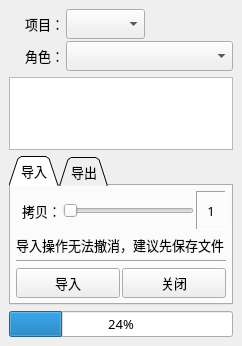
<?xml version="1.0" encoding="UTF-8"?>
<ui version="4.0">
 <class>motionLibOption</class>
 <widget class="QMainWindow" name="motionLibOption">
  <property name="geometry">
   <rect>
    <x>0</x>
    <y>0</y>
    <width>242</width>
    <height>346</height>
   </rect>
  </property>
  <property name="font">
   <font>
    <family>微软雅黑</family>
    <pointsize>10</pointsize>
   </font>
  </property>
  <property name="windowTitle">
   <string>动作库</string>
  </property>
  <widget class="QWidget" name="centralwidget">
   <layout class="QVBoxLayout" name="verticalLayout_2" stretch="0,1,0,0">
    <item>
     <layout class="QFormLayout" name="formLayout_2">
      <property name="horizontalSpacing">
       <number>2</number>
      </property>
      <property name="verticalSpacing">
       <number>2</number>
      </property>
      <item row="0" column="0">
       <widget class="QLabel" name="Label">
        <property name="minimumSize">
         <size>
          <width>55</width>
          <height>30</height>
         </size>
        </property>
        <property name="font">
         <font>
          <family>微软雅黑</family>
          <pointsize>10</pointsize>
         </font>
        </property>
        <property name="text">
         <string>项目：</string>
        </property>
        <property name="alignment">
         <set>Qt::AlignRight|Qt::AlignTrailing|Qt::AlignVCenter</set>
        </property>
       </widget>
      </item>
      <item row="0" column="1">
       <widget class="QComboBox" name="motionLibCBProject">
        <property name="sizePolicy">
         <sizepolicy hsizetype="Fixed" vsizetype="Fixed">
          <horstretch>0</horstretch>
          <verstretch>0</verstretch>
         </sizepolicy>
        </property>
        <property name="minimumSize">
         <size>
          <width>0</width>
          <height>30</height>
         </size>
        </property>
       </widget>
      </item>
      <item row="1" column="0">
       <widget class="QLabel" name="Label_2">
        <property name="minimumSize">
         <size>
          <width>55</width>
          <height>30</height>
         </size>
        </property>
        <property name="font">
         <font>
          <family>微软雅黑</family>
          <pointsize>10</pointsize>
         </font>
        </property>
        <property name="text">
         <string>角色：</string>
        </property>
        <property name="alignment">
         <set>Qt::AlignRight|Qt::AlignTrailing|Qt::AlignVCenter</set>
        </property>
       </widget>
      </item>
      <item row="1" column="1">
       <widget class="QComboBox" name="motionLibCBCharactor">
        <property name="sizePolicy">
         <sizepolicy hsizetype="Expanding" vsizetype="Fixed">
          <horstretch>0</horstretch>
          <verstretch>0</verstretch>
         </sizepolicy>
        </property>
        <property name="minimumSize">
         <size>
          <width>0</width>
          <height>30</height>
         </size>
        </property>
       </widget>
      </item>
     </layout>
    </item>
    <item>
     <widget class="QListWidget" name="motionLibLVImport">
      <property name="font">
       <font>
        <family>微软雅黑</family>
        <pointsize>10</pointsize>
       </font>
      </property>
      <property name="frameShape">
       <enum>QFrame::StyledPanel</enum>
      </property>
      <property name="autoScrollMargin">
       <number>17</number>
      </property>
     </widget>
    </item>
    <item>
     <widget class="QTabWidget" name="motionLibTab">
      <property name="font">
       <font>
        <family>微软雅黑</family>
        <pointsize>10</pointsize>
       </font>
      </property>
      <property name="tabPosition">
       <enum>QTabWidget::North</enum>
      </property>
      <property name="tabShape">
       <enum>QTabWidget::Triangular</enum>
      </property>
      <property name="currentIndex">
       <number>0</number>
      </property>
      <widget class="QWidget" name="tab">
       <attribute name="title">
        <string>导入</string>
       </attribute>
       <layout class="QVBoxLayout" name="verticalLayout" stretch="1,0,0,0">
        <property name="spacing">
         <number>5</number>
        </property>
        <property name="margin">
         <number>5</number>
        </property>
        <item>
         <layout class="QFormLayout" name="formLayout">
          <property name="horizontalSpacing">
           <number>2</number>
          </property>
          <property name="verticalSpacing">
           <number>2</number>
          </property>
          <item row="0" column="0">
           <widget class="QLabel" name="label">
            <property name="minimumSize">
             <size>
              <width>45</width>
              <height>30</height>
             </size>
            </property>
            <property name="font">
             <font>
              <family>微软雅黑</family>
              <pointsize>10</pointsize>
             </font>
            </property>
            <property name="text">
             <string>拷贝：</string>
            </property>
            <property name="alignment">
             <set>Qt::AlignRight|Qt::AlignTrailing|Qt::AlignVCenter</set>
            </property>
           </widget>
          </item>
          <item row="0" column="1">
           <layout class="QHBoxLayout" name="horizontalLayout_3">
            <item>
             <widget class="QSlider" name="motionLibHSCopies">
              <property name="sizePolicy">
               <sizepolicy hsizetype="Expanding" vsizetype="Expanding">
                <horstretch>0</horstretch>
                <verstretch>0</verstretch>
               </sizepolicy>
              </property>
              <property name="minimumSize">
               <size>
                <width>0</width>
                <height>30</height>
               </size>
              </property>
              <property name="minimum">
               <number>1</number>
              </property>
              <property name="maximum">
               <number>10</number>
              </property>
              <property name="orientation">
               <enum>Qt::Horizontal</enum>
              </property>
             </widget>
            </item>
            <item>
             <widget class="QLabel" name="label_2">
              <property name="minimumSize">
               <size>
                <width>30</width>
                <height>0</height>
               </size>
              </property>
              <property name="font">
               <font>
                <family>微软雅黑</family>
                <pointsize>10</pointsize>
               </font>
              </property>
              <property name="frameShape">
               <enum>QFrame::Panel</enum>
              </property>
              <property name="frameShadow">
               <enum>QFrame::Sunken</enum>
              </property>
              <property name="text">
               <string>1</string>
              </property>
              <property name="alignment">
               <set>Qt::AlignCenter</set>
              </property>
             </widget>
            </item>
           </layout>
          </item>
         </layout>
        </item>
        <item>
         <widget class="QLabel" name="motionLibLWarning">
          <property name="font">
           <font>
            <family>微软雅黑</family>
            <pointsize>10</pointsize>
           </font>
          </property>
          <property name="text">
           <string>导入操作无法撤消，建议先保存文件</string>
          </property>
         </widget>
        </item>
        <item>
         <widget class="Line" name="line">
          <property name="orientation">
           <enum>Qt::Horizontal</enum>
          </property>
         </widget>
        </item>
        <item>
         <layout class="QHBoxLayout" name="horizontalLayout">
          <property name="spacing">
           <number>2</number>
          </property>
          <item>
           <widget class="QPushButton" name="motionLibBtnImport">
            <property name="minimumSize">
             <size>
              <width>0</width>
              <height>30</height>
             </size>
            </property>
            <property name="font">
             <font>
              <family>微软雅黑</family>
              <pointsize>10</pointsize>
             </font>
            </property>
            <property name="text">
             <string>导入</string>
            </property>
            <property name="+command" stdset="0">
             <string>lambda *args: barbarian.anim.motionLib.AnimRepository.animImport()</string>
            </property>
           </widget>
          </item>
          <item>
           <widget class="QPushButton" name="pushButton">
            <property name="minimumSize">
             <size>
              <width>0</width>
              <height>30</height>
             </size>
            </property>
            <property name="font">
             <font>
              <family>微软雅黑</family>
              <pointsize>10</pointsize>
             </font>
            </property>
            <property name="text">
             <string>关闭</string>
            </property>
           </widget>
          </item>
         </layout>
        </item>
       </layout>
      </widget>
      <widget class="QWidget" name="tab_2">
       <attribute name="title">
        <string>导出</string>
       </attribute>
       <layout class="QVBoxLayout" name="verticalLayout_3">
        <property name="spacing">
         <number>5</number>
        </property>
        <property name="margin">
         <number>5</number>
        </property>
        <item>
         <layout class="QFormLayout" name="formLayout_3">
          <property name="horizontalSpacing">
           <number>2</number>
          </property>
          <property name="verticalSpacing">
           <number>2</number>
          </property>
          <item row="0" column="0">
           <widget class="QLabel" name="label_3">
            <property name="minimumSize">
             <size>
              <width>75</width>
              <height>30</height>
             </size>
            </property>
            <property name="font">
             <font>
              <family>微软雅黑</family>
              <pointsize>10</pointsize>
             </font>
            </property>
            <property name="text">
             <string>帧范围：</string>
            </property>
            <property name="alignment">
             <set>Qt::AlignRight|Qt::AlignTrailing|Qt::AlignVCenter</set>
            </property>
           </widget>
          </item>
          <item row="1" column="0">
           <widget class="QLabel" name="label_5">
            <property name="minimumSize">
             <size>
              <width>75</width>
              <height>30</height>
             </size>
            </property>
            <property name="font">
             <font>
              <family>微软雅黑</family>
              <pointsize>10</pointsize>
             </font>
            </property>
            <property name="text">
             <string>文件名：</string>
            </property>
            <property name="alignment">
             <set>Qt::AlignRight|Qt::AlignTrailing|Qt::AlignVCenter</set>
            </property>
           </widget>
          </item>
          <item row="1" column="1">
           <widget class="QLineEdit" name="motionLibLEExportFile">
            <property name="minimumSize">
             <size>
              <width>0</width>
              <height>30</height>
             </size>
            </property>
            <property name="font">
             <font>
              <family>微软雅黑</family>
              <pointsize>10</pointsize>
             </font>
            </property>
           </widget>
          </item>
          <item row="0" column="1">
           <widget class="QFrame" name="frame">
            <property name="minimumSize">
             <size>
              <width>90</width>
              <height>30</height>
             </size>
            </property>
            <property name="maximumSize">
             <size>
              <width>90</width>
              <height>16777215</height>
             </size>
            </property>
            <property name="frameShape">
             <enum>QFrame::Panel</enum>
            </property>
            <property name="frameShadow">
             <enum>QFrame::Sunken</enum>
            </property>
            <property name="lineWidth">
             <number>1</number>
            </property>
            <layout class="QHBoxLayout" name="horizontalLayout_5">
             <property name="spacing">
              <number>2</number>
             </property>
             <property name="margin">
              <number>0</number>
             </property>
             <item>
              <widget class="QLineEdit" name="motionLibLEExportStart">
               <property name="minimumSize">
                <size>
                 <width>0</width>
                 <height>28</height>
                </size>
               </property>
               <property name="font">
                <font>
                 <family>微软雅黑</family>
                 <pointsize>10</pointsize>
                </font>
               </property>
               <property name="maxLength">
                <number>4</number>
               </property>
               <property name="alignment">
                <set>Qt::AlignCenter</set>
               </property>
              </widget>
             </item>
             <item>
              <widget class="QLineEdit" name="motionLibLEExportEnd">
               <property name="minimumSize">
                <size>
                 <width>0</width>
                 <height>28</height>
                </size>
               </property>
               <property name="font">
                <font>
                 <family>微软雅黑</family>
                 <pointsize>10</pointsize>
                </font>
               </property>
               <property name="maxLength">
                <number>4</number>
               </property>
               <property name="alignment">
                <set>Qt::AlignCenter</set>
               </property>
              </widget>
             </item>
            </layout>
           </widget>
          </item>
         </layout>
        </item>
        <item>
         <widget class="Line" name="line_2">
          <property name="orientation">
           <enum>Qt::Horizontal</enum>
          </property>
         </widget>
        </item>
        <item>
         <layout class="QHBoxLayout" name="horizontalLayout_2">
          <property name="spacing">
           <number>2</number>
          </property>
          <item>
           <widget class="QPushButton" name="pushButton_3">
            <property name="minimumSize">
             <size>
              <width>0</width>
              <height>30</height>
             </size>
            </property>
            <property name="font">
             <font>
              <family>微软雅黑</family>
              <pointsize>10</pointsize>
             </font>
            </property>
            <property name="text">
             <string>导出</string>
            </property>
            <property name="+command" stdset="0">
             <string>lambda *args: barbarian.anim.motionLib.AnimRepository.animExport()</string>
            </property>
           </widget>
          </item>
          <item>
           <widget class="QPushButton" name="pushButton_2">
            <property name="minimumSize">
             <size>
              <width>0</width>
              <height>30</height>
             </size>
            </property>
            <property name="font">
             <font>
              <family>微软雅黑</family>
              <pointsize>10</pointsize>
             </font>
            </property>
            <property name="text">
             <string>关闭</string>
            </property>
           </widget>
          </item>
         </layout>
        </item>
       </layout>
      </widget>
     </widget>
    </item>
    <item>
     <widget class="QProgressBar" name="motionLibPB">
      <property name="value">
       <number>24</number>
      </property>
     </widget>
    </item>
   </layout>
  </widget>
 </widget>
 <resources/>
 <connections>
  <connection>
   <sender>pushButton</sender>
   <signal>clicked()</signal>
   <receiver>motionLibOption</receiver>
   <slot>close()</slot>
   <hints>
    <hint type="sourcelabel">
     <x>305</x>
     <y>333</y>
    </hint>
    <hint type="destinationlabel">
     <x>210</x>
     <y>185</y>
    </hint>
   </hints>
  </connection>
  <connection>
   <sender>motionLibHSCopies</sender>
   <signal>valueChanged(int)</signal>
   <receiver>label_2</receiver>
   <slot>setNum(int)</slot>
   <hints>
    <hint type="sourcelabel">
     <x>131</x>
     <y>303</y>
    </hint>
    <hint type="destinationlabel">
     <x>211</x>
     <y>303</y>
    </hint>
   </hints>
  </connection>
  <connection>
   <sender>pushButton_2</sender>
   <signal>clicked()</signal>
   <receiver>motionLibOption</receiver>
   <slot>close()</slot>
   <hints>
    <hint type="sourcelabel">
     <x>175</x>
     <y>361</y>
    </hint>
    <hint type="destinationlabel">
     <x>124</x>
     <y>199</y>
    </hint>
   </hints>
  </connection>
 </connections>
</ui>
